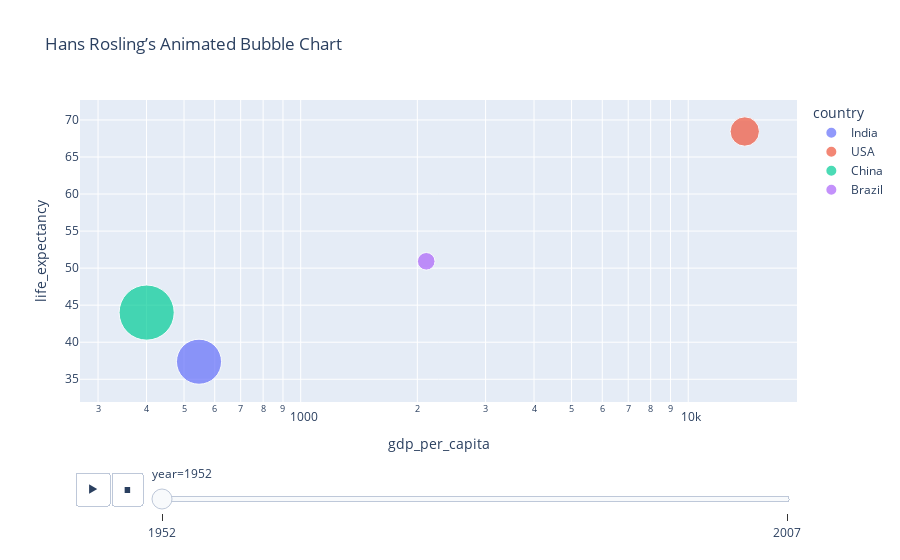

This figure's notebook cell:
### Code cell
import pandas as pd
import plotly.express as px

# Load the dataset
df = pd.read_csv("c:/Users/shruthi/Downloads/gapminder_data.csv")

# Create the animated Bubble Chart
fig = px.scatter(df, 
                 x="gdp_per_capita", 
                 y="life_expectancy", 
                 size="population", 
                 color="country",
                 hover_name="country", 
                 animation_frame="year", 
                 animation_group="country",
                 log_x=True,  # Log scale for better visualization
                 size_max=60, 
                 title="Hans Rosling’s Animated Bubble Chart")

# Show the chart
fig.show()

### Figure 1 — Plotly figure (JSON) as saved in the notebook; plotly's stock layout.template omitted (floating-point values rounded to 4 significant figures)
{"data": [{"hovertemplate": "<b>%{hovertext}</b><br><br>country=India<br>year=1952<br>gdp_per_capita=%{x}<br>life_expectancy=%{y}<br>population=%{marker.size}<extra></extra>", "hovertext": ["India"], "ids": ["India"], "legendgroup": "India", "marker": {"color": "#636efa", "size": [372000000], "sizemode": "area", "sizeref": 366300.0, "symbol": "circle"}, "mode": "markers", "name": "India", "orientation": "v", "showlegend": true, "type": "scatter", "x": [546.6], "xaxis": "x", "y": [37.37], "yaxis": "y"}, {"hovertemplate": "<b>%{hovertext}</b><br><br>country=USA<br>year=1952<br>gdp_per_capita=%{x}<br>life_expectancy=%{y}<br>population=%{marker.size}<extra></extra>", "hovertext": ["USA"], "ids": ["USA"], "legendgroup": "USA", "marker": {"color": "#EF553B", "size": [157553000], "sizemode": "area", "sizeref": 366300.0, "symbol": "circle"}, "mode": "markers", "name": "USA", "orientation": "v", "showlegend": true, "type": "scatter", "x": [13990.0], "xaxis": "x", "y": [68.44], "yaxis": "y"}, {"hovertemplate": "<b>%{hovertext}</b><br><br>country=China<br>year=1952<br>gdp_per_capita=%{x}<br>life_expectancy=%{y}<br>population=%{marker.size}<extra></extra>", "hovertext": ["China"], "ids": ["China"], "legendgroup": "China", "marker": {"color": "#00cc96", "size": [556263528], "sizemode": "area", "sizeref": 366300.0, "symbol": "circle"}, "mode": "markers", "name": "China", "orientation": "v", "showlegend": true, "type": "scatter", "x": [400.4], "xaxis": "x", "y": [44.0], "yaxis": "y"}, {"hovertemplate": "<b>%{hovertext}</b><br><br>country=Brazil<br>year=1952<br>gdp_per_capita=%{x}<br>life_expectancy=%{y}<br>population=%{marker.size}<extra></extra>", "hovertext": ["Brazil"], "ids": ["Brazil"], "legendgroup": "Brazil", "marker": {"color": "#ab63fa", "size": [56602560], "sizemode": "area", "sizeref": 366300.0, "symbol": "circle"}, "mode": "markers", "name": "Brazil", "orientation": "v", "showlegend": true, "type": "scatter", "x": [2108.0], "xaxis": "x", "y": [50.92], "yaxis": "y"}], "layout": {"legend": {"itemsizing": "constant", "title": {"text": "country"}, "tracegroupgap": 0}, "sliders": [{"active": 0, "currentvalue": {"prefix": "year="}, "len": 0.9, "pad": {"b": 10, "t": 60}, "steps": [{"args": [["1952"], {"frame": {"duration": 0, "redraw": false}, "fromcurrent": true, "mode": "immediate", "transition": {"duration": 0, "easing": "linear"}}], "label": "1952", "method": "animate"}, {"args": [["2007"], {"frame": {"duration": 0, "redraw": false}, "fromcurrent": true, "mode": "immediate", "transition": {"duration": 0, "easing": "linear"}}], "label": "2007", "method": "animate"}], "x": 0.1, "xanchor": "left", "y": 0, "yanchor": "top"}], "title": {"text": "Hans Rosling’s Animated Bubble Chart"}, "updatemenus": [{"buttons": [{"args": [null, {"frame": {"duration": 500, "redraw": false}, "fromcurrent": true, "mode": "immediate", "transition": {"duration": 500, "easing": "linear"}}], "label": "&#9654;", "method": "animate"}, {"args": [[null], {"frame": {"duration": 0, "redraw": false}, "fromcurrent": true, "mode": "immediate", "transition": {"duration": 0, "easing": "linear"}}], "label": "&#9724;", "method": "animate"}], "direction": "left", "pad": {"r": 10, "t": 70}, "showactive": false, "type": "buttons", "x": 0.1, "xanchor": "right", "y": 0, "yanchor": "top"}], "xaxis": {"anchor": "y", "domain": [0, 1], "title": {"text": "gdp_per_capita"}, "type": "log"}, "yaxis": {"anchor": "x", "domain": [0, 1], "title": {"text": "life_expectancy"}}}}
